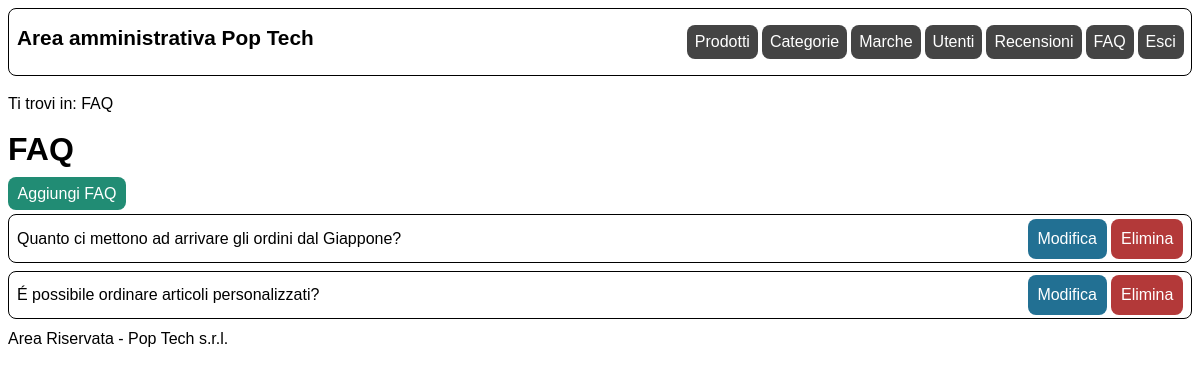
The page /admin/faqs.php (signed in) on the database as committed earlier.
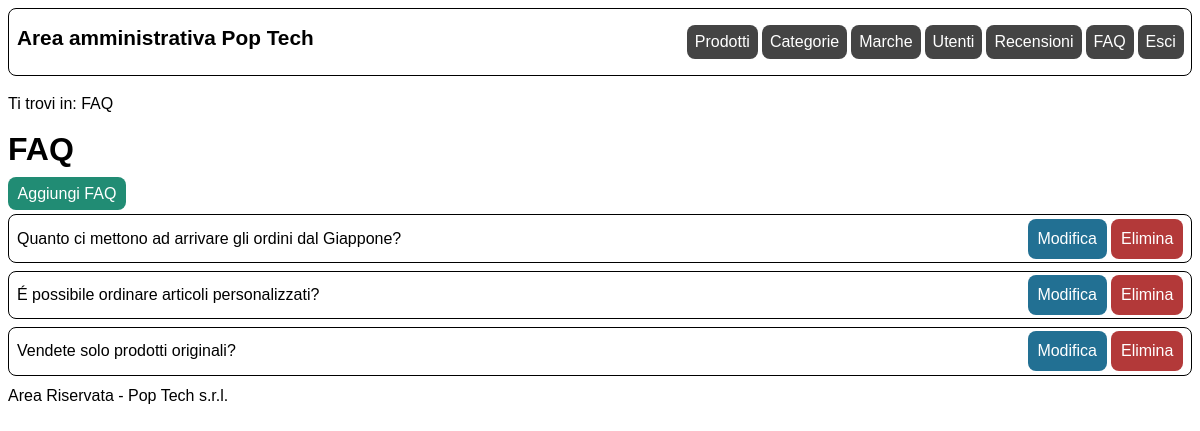
The same page on the database as committed later.
### tables this page shows
CREATE TABLE `faq` (
  `ID` int(10) UNSIGNED NOT NULL,
  `domanda` text NOT NULL,
  `risposta` text NOT NULL
);

### includes/connection.php (called while the page is built, shortened)
<?php
class DBAccess{
    private $connection;
    public function open_connection(){
        $this->connection = mysqli_connect(DBAccess::HOST_DB, DBAccess::USERNAME, DBAccess::PASSWORD, DBAccess::DATABASE_NAME);
        if(mysqli_connect_errno()) {
            echo "Errore di connessione al database: " . mysqli_connect_error();
            return false;
        }
        else{
            return true;
        }
    }
    public function exec_select_query($query){
        $res = mysqli_query($this->connection, $query) or die("Errore DB: ".mysqli_error($this->connection));
        if(mysqli_num_rows($res)==0){
            return array();
        }else{
            $resArray = array();
            while($row = mysqli_fetch_assoc($res)){
                array_push($resArray,$row);
            }
            return $resArray;
        }
    }
}
?>

### admin/faqs.php (the view, shortened to what this page needs)
<?php
    require_once "../includes/connection.php";
    require_once "../includes/utilities.php";
    $template = file_get_contents('layouts/layout.html');
    $title = "Pop Tech";
    $breadcrumbs = '<p>Ti trovi in: FAQ</p>';
    if(!isLoggedIn(true)){
        $content = '<p class="message errorMsg">Attenzione non disponi dei privilegi necessari per accede a questa pagina.</p>';
    }else{
        $content = "<h1>FAQ</h1>";
        $content .= '<a href="faq.php" class="btn btn-green">Aggiungi FAQ</a>';
        $connection = new DBAccess();
        if($connection->open_connection()){
            $faqs = $connection->exec_select_query('SELECT id, domanda FROM faq;');
            foreach($faqs as $faq){
                $content .= '<article class="listItem">';
                    $content .= '<span>'.parse_lang($faq['domanda']).'</span>';
                    $content .= '<a href="faq.php?id='.$faq['id'].'" class="btn btn-info">Modifica</a>';
                    $content .= '<a href="delete.php?id='.$faq['id'].'&type=faq" class="btn btn-danger">Elimina</a>';
                $content .= '</article>';
            }
        }else{
            $content .= '<p>I sistemi sono momentaneamente fuori servizio. Ci scusiamo per il disagio.</p>';
        }
    }
    $menu = get_admin_menu();
    $template = str_replace('{{menu}}',$menu,$template);
    $template = str_replace('{{title}}',$title,$template);
    $template = str_replace('{{breadcrumbs}}',$breadcrumbs,$template);
    $template = str_replace('{{content}}',$content,$template);
    echo $template;
?>

### includes/utilities.php (shortened to what this page needs)
<?php
require_once('connection.php');
function parse_lang(String $string, bool $delete=false){
    if($delete){
        $replaceStart = '';
        $replaceEnd = '';
    }else{
        $replaceStart = '<span lang="${2}">';
        $replaceEnd = '</span>';
    }
    $string = preg_replace('/\[\/.{2}\]/', $replaceEnd, $string);
    $string = preg_replace('/(\[)(.*?)(\])/', $replaceStart, $string);
    return $string;
}
function get_admin_menu(){
    $menu = '';
    $links = ["index.php","categorie.php","marche.php","utenti.php","recensioni.php","faqs.php"];
    $names = ["Prodotti","Categorie","Marche","Utenti","Recensioni","FAQ"];
    $langs = ["","","","","","en"];
    $nLinks = count($links);
    $strToRemove = "/poptech/admin/";
    $currentPage = str_replace($strToRemove,"",$_SERVER['REQUEST_URI']);
    for($i=0;$i<$nLinks;$i++){
        if($currentPage==$links[$i] || ($currentPage=='' && $links[$i]=='index.php') ){
            $menu .= '<li id="currentLink" '.(($langs[$i])?'lang="'.$langs[$i].'"':'').'>'.$names[$i].'</li>';
        }else{
            $menu .= '<li><a href="'.$links[$i].'" '.(($langs[$i])?'lang="'.$langs[$i].'"':'').'>'.$names[$i].'</a></li>';
        }
    }
    if(isLoggedIn(true)){
        $menu .= '<li><a href="logout.php">Esci</a></li>';
    }else{
        $menu = '<li><a href="login.php">Accedi</a></li>';
    }
    return $menu;
}
function isLoggedIn(bool $isAdmin=false){
    if(isset($_SESSION['user'])){
        $connection = new DBAccess();
        if($connection->open_connection()){
            $id = $_SESSION['user'];
            $users = $connection->exec_select_query("SELECT id,admin FROM utente WHERE id=$id");
            if(count($users)>0){
                $user = $users[0];
                if($isAdmin){
                    return $user['admin']==1;
                }else{
                    return true;
                }
            }else{
                return false;
            }
        }else{
            return false;
        }
    }else{
        return false;
    }
}
?>

Rows that differ between the two databases and show on the page:
added faq: domanda "Vendete solo prodotti originali?"
